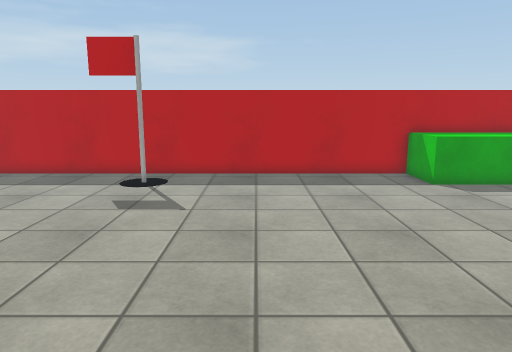
view 1 (above)

20 first-person views from a walk through a Unity game level. The camera is 1.5 m above the floor, tilts 10° down and sees 70° across. The floor is counted in squares, 0.5 m on a side. Each view is taken from the middle of a square. On the plan, view 1 faces up. The plan holds only what a view shows up to about 20 squares ahead; the rest is blank. The place goes on beyond the plan. Surface patterns are stand-ins for the level's own textures.

view 2
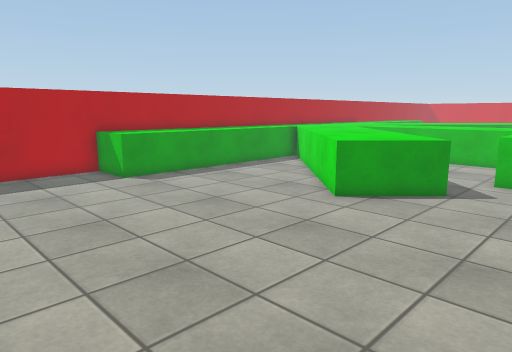

view 3
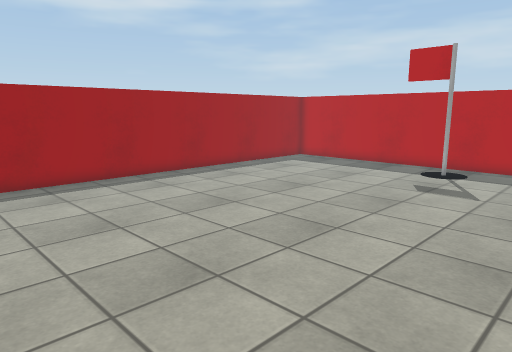

view 4
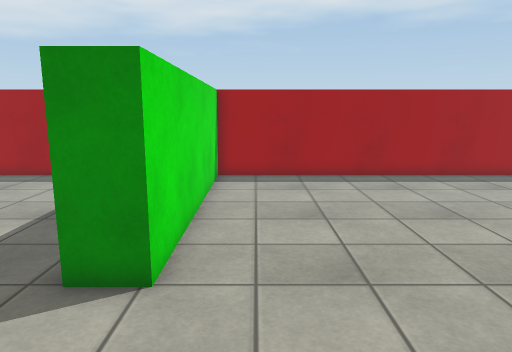

view 5
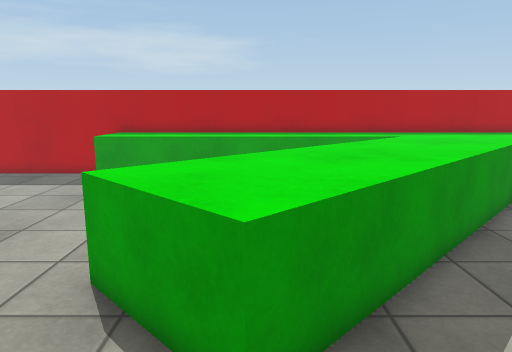

view 6
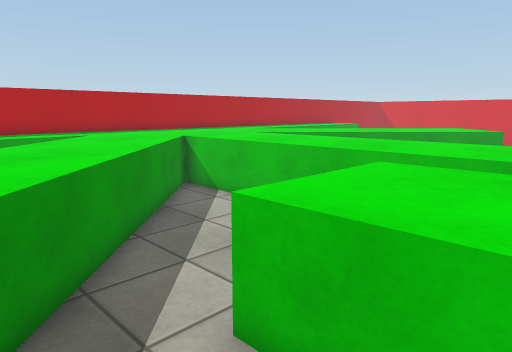

view 7
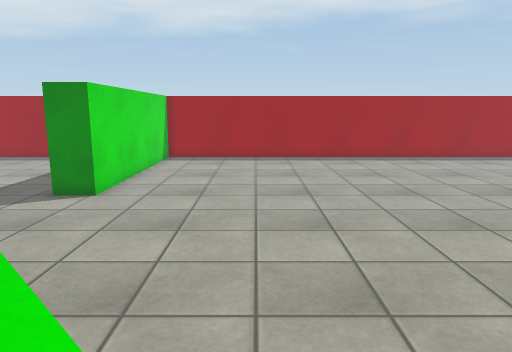

view 8
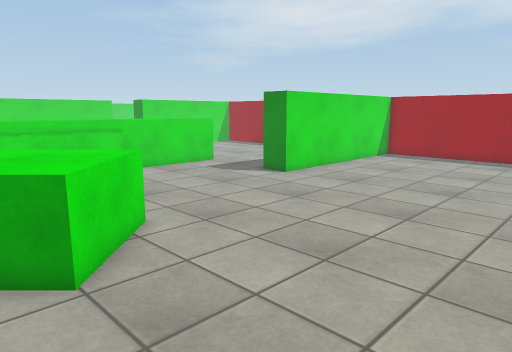

view 9
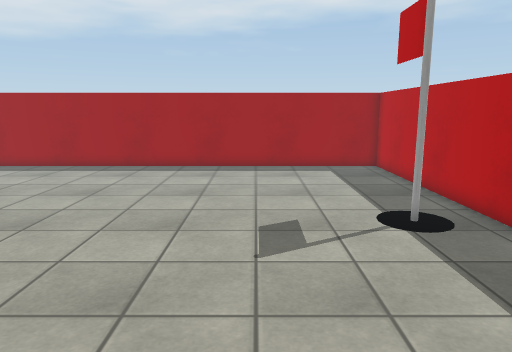

view 10
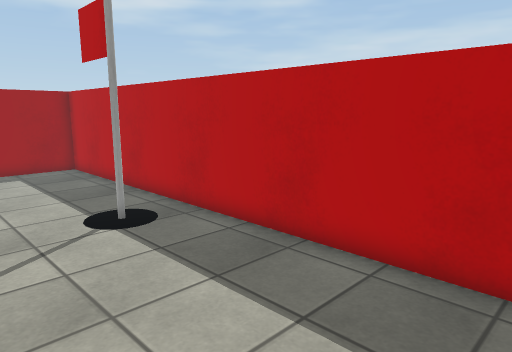

view 11
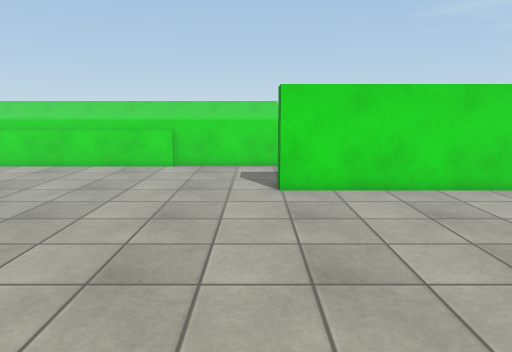

view 12
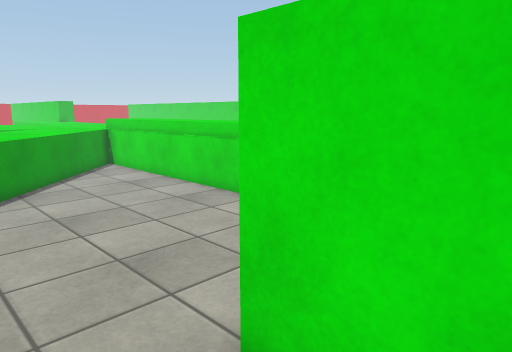

view 13
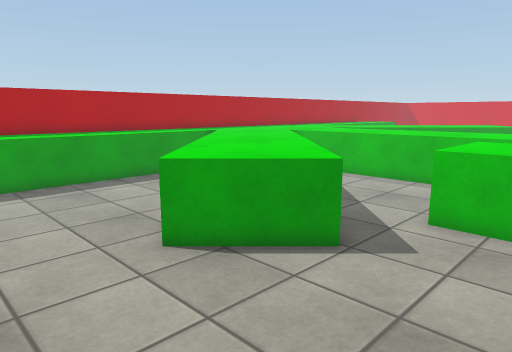

view 14
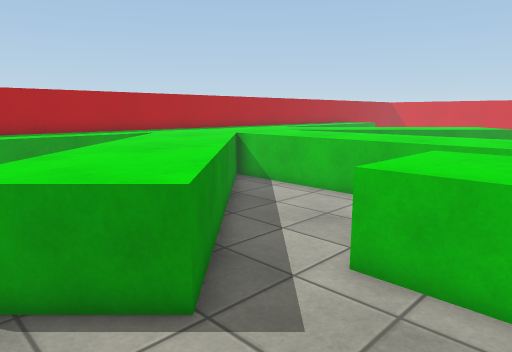

view 15
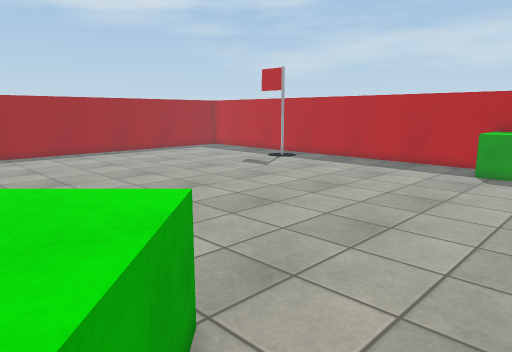

view 16
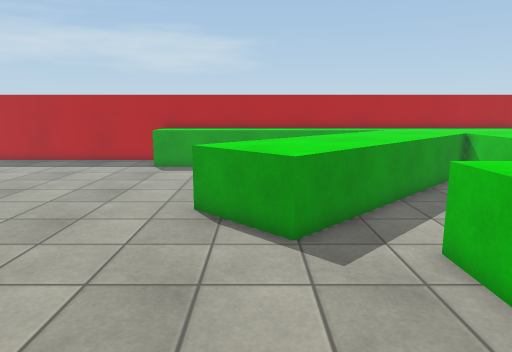

view 17
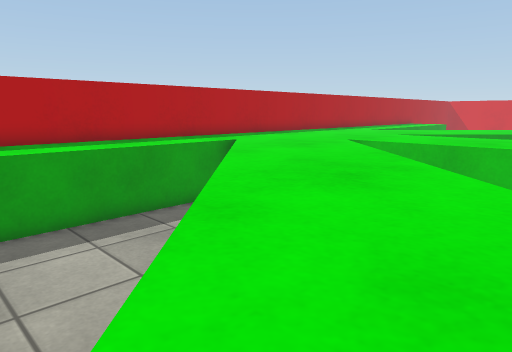

view 18
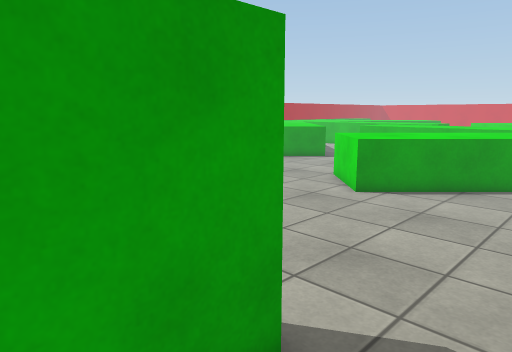

view 19
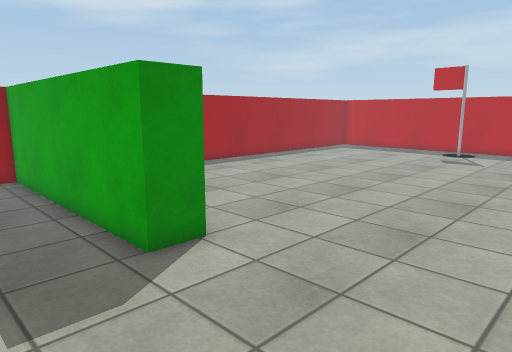

view 20
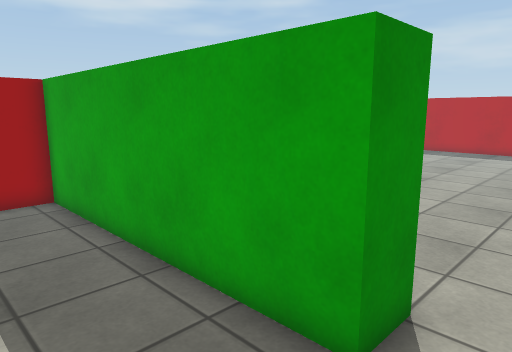

### Floor plan
Key: @ floor where view 1 was taken; # wall or solid block; . floor; = window, fence, low wall or low ledge; ^ raised ledge; O other object.
Columns run from 15 left of view 1 to 24 right of it. Each row starts with its distance up from view 1.
 18 ########################################
 17 #.....................=^^^^^^^^^^^^^^^^^
 16 #.........O............^^^^^^^^^^^^^^^^^
 15 #.........O............^^^^^^^^^^^^^^^^^
 14 #.................................^^^^^^
 13 #................................^^^^^^^
 12 #...............................^^^^^^^^
 11 #..............................^^^^^^^^^
 10 #.............................^^^^^^^.^^
  9 #............................^^^^^^^..^^
  8 #...........................^^^^^^^...^^
  7 #..........................^^^^^^^....^^
  6 #.........................=^^^^^^.....^^
  5 #..........................^^^^^......^^
  4 #...........................^^^.......^^
  3 #............................=....... ^^
  2 #...............................^^^^^ ^^
  1 #...............................^^^^^ ^^
  0 #..............@................^^^^^
 -1 #......................=........^
 -2 #.....................^^^
 -3 #....................^^^^^
 -4 #...................=^^^^^ .
 -5 #....................^^^^^^ .
 -6 #.....................^^^^^^
 -7 ############...........^^^^^^
 -8 ############............^^^^^^
 -9 #........................^^^^^^
-10 #.........................^^^^^
-11     .......................^^^
-12     ...... .................^

Where each view was taken, in squares from view 1:
view 1: 0 up, 0 right, facing up
view 2: 1 down, 0 right, facing up-right
view 3: 3 down, 1 right, facing up-left
view 4: 5 down, 2 right, facing left
view 5: 0 up, 14 right, facing up
view 6: 1 down, 14 right, facing up-right
view 7: 1 down, 9 right, facing left
view 8: 5 up, 10 right, facing down-left
view 9: 11 up, 5 right, facing left
view 10: 11 up, 5 right, facing up-left
view 11: 7 up, 3 left, facing down
view 12: 4 down, 7 left, facing down-right
view 13: 1 down, 7 right, facing up-right
view 14: 1 down, 11 right, facing up-right
view 15: 4 down, 12 right, facing up-left
view 16: 5 down, 13 right, facing up
view 17: 5 up, 11 right, facing up-right
view 18: 11 down, 7 left, facing up-right
view 19: 12 down, 3 right, facing up-left
view 20: 12 down, 2 left, facing up-left
